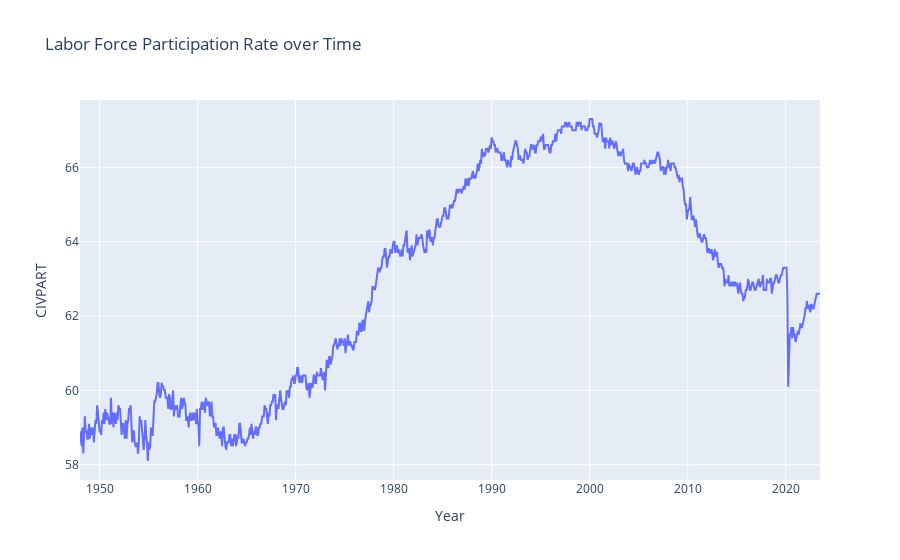

Notebook cell for this chart:
### Code cell
# Convert 'Year' column to datetime format
ptr_df['Year'] = pd.to_datetime(ptr_df['Year'])

# Plot the data using Plotly
fig = px.line(ptr_df, x='Year', y='CIVPART', title='Labor Force Participation Rate over Time')
fig.show()

### Figure 1 — Plotly figure (JSON) as saved in the notebook; plotly's stock layout.template omitted (floating-point values rounded to 4 significant figures; data arrays with more than 128 entries replaced by an {"elided": "..."} marker saying what was removed)
{"data": [{"hovertemplate": "Year=%{x}<br>CIVPART=%{y}<extra></extra>", "legendgroup": "", "line": {"color": "#636efa", "dash": "solid"}, "marker": {"symbol": "circle"}, "mode": "lines", "name": "", "orientation": "v", "showlegend": false, "type": "scatter", "x": {"elided": "907 str values"}, "xaxis": "x", "y": {"elided": "907 float values"}, "yaxis": "y"}], "layout": {"legend": {"tracegroupgap": 0}, "title": {"text": "Labor Force Participation Rate over Time"}, "xaxis": {"anchor": "y", "domain": [0, 1], "title": {"text": "Year"}}, "yaxis": {"anchor": "x", "domain": [0, 1], "title": {"text": "CIVPART"}}}}
